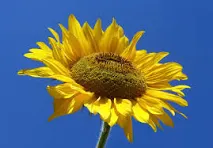
#> input picture Python_Basics & Numpy/test.jpg, 213 x 148 px
$ python grayscale.py
#> lines starting #> are read from the running program, lines starting #| are printed output that depends on the picture
##Using the Pillow library
from PIL import Image
import numpy as np
img = Image.open("./test.jpg").convert("L")
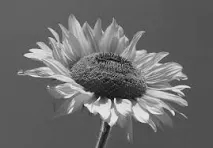
#> img: PIL image 213x148 L; min 11, max 236, mean 106.4
img_array = np.array(img)
#current size
print(img_array.size)
#| 31524
print(img_array)
#> (printed output is left out)
print(f"Shape: {img_array.shape}")
#| Shape: (148, 213)
print(img_array.size)
#| 31524
# Resize the image
resized_array = np.resize(img_array,(200,200))
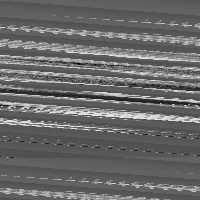
#> resized_array: shape (200, 200); min 11, max 236, mean 105.1
# Convert the resized array back to an image and save it
resized_array = Image.fromarray(resized_array)
resized_array.save('resized_array.jpg')
print(f"resized array: {resized_array}")
#| resized array: <PIL.Image.Image image mode=L size=200x200 at 0x7F38AF964910>
print(img_array.shape)
#| (148, 213)
pixel_value = img_array[0,4]
#> pixel_value = 98
print(f"pixel value at [0,]: {pixel_value}")
#| pixel value at [0,]: 98
